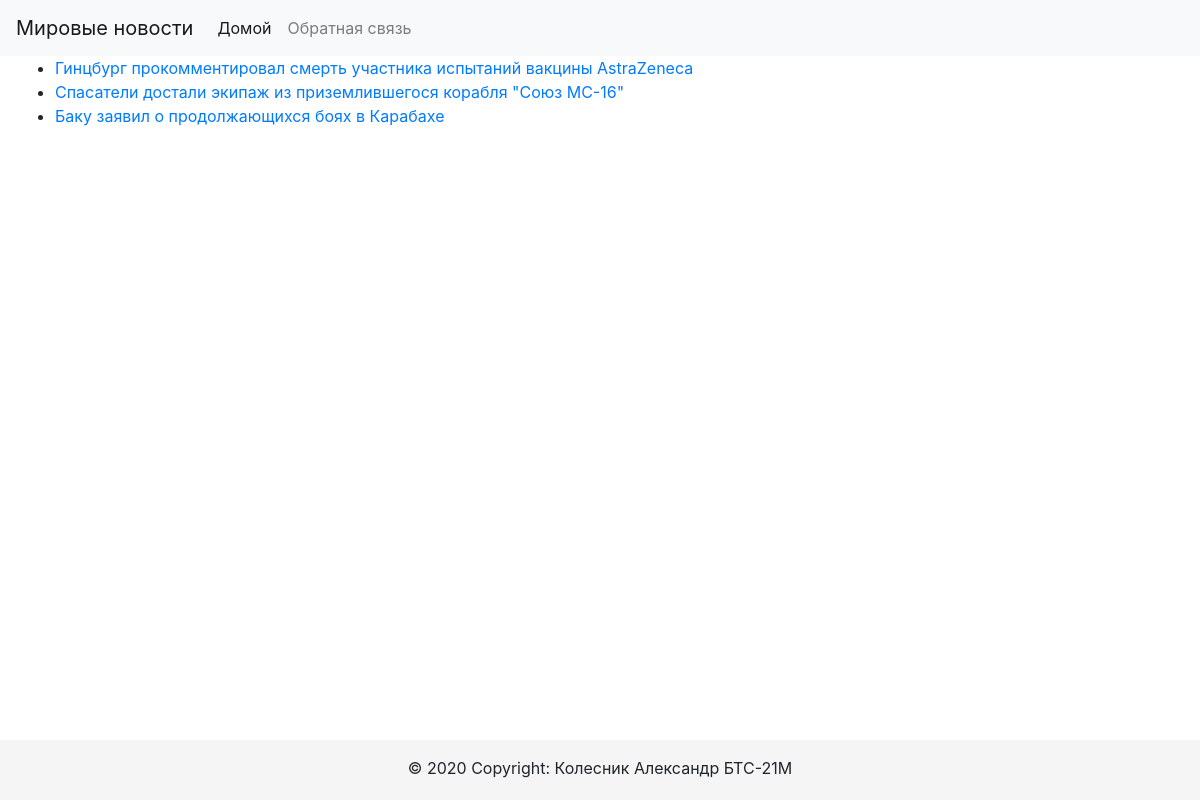
The page /news/ on the database as committed earlier.
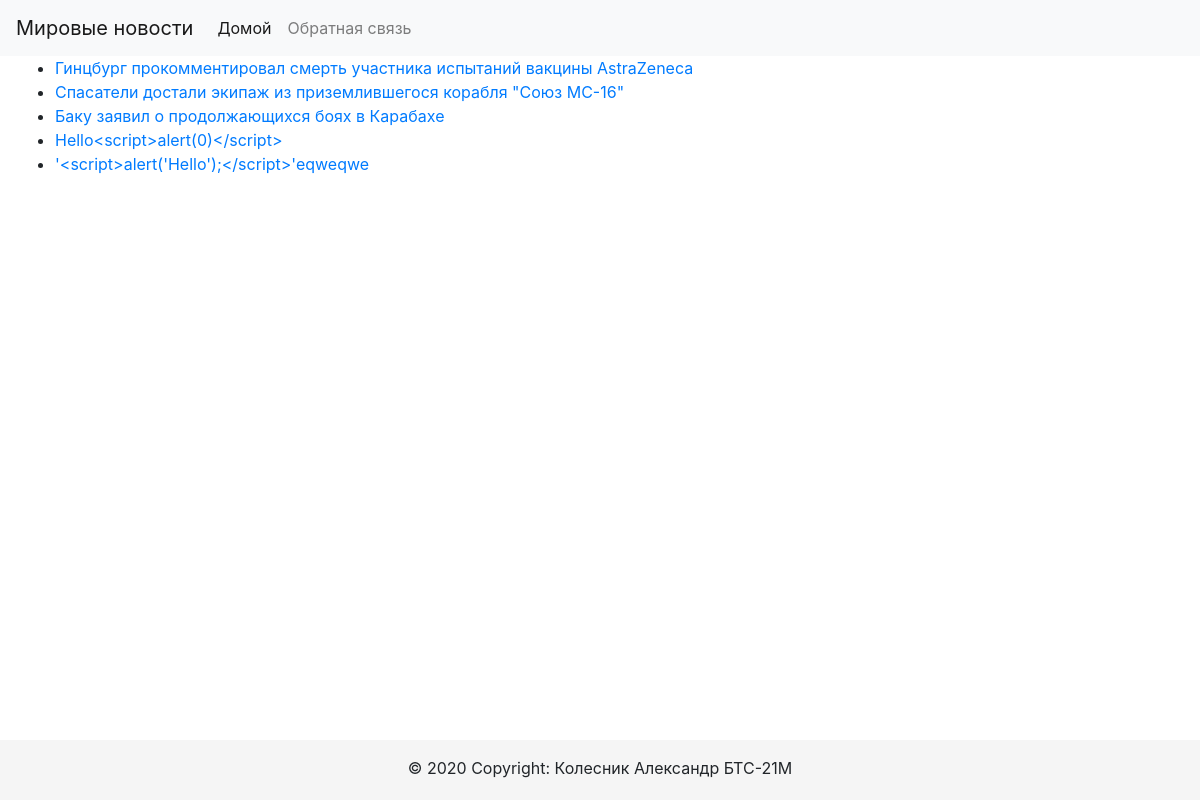
The same page on the database as committed later.
### news/models.py (models this page shows, shortened)
class News(models.Model):
    title = models.CharField(max_length=100)
    body = models.TextField()
    url = models.CharField(max_length=30, default='test', editable=False)
    date = models.DateField(auto_now_add=True, editable=False)
    def __str__(self):
        return self.title

### news/views.py (the view)
# urls.py: path('', index),
def index(request):
    allNews = News.objects.all()
    context = {
        'news': allNews,
    }
    return render(request, 'index.html', context)

### templates/index.html (shortened to what this page needs)
{% extends "base/base_generic.html" %}
{% block content %}
    <ul>
        {% for new in news %}
            <li> <a href="./{{ new.url}}" >{{ new }}</a></li>
        {% endfor %}
    </ul>
{% endblock %}

Rows that differ between the two databases and show on the page:
added News: title "Hello<script>alert(0)</script>"
added News: title "'<script>alert('Hello');</script>'eqweqwe"
